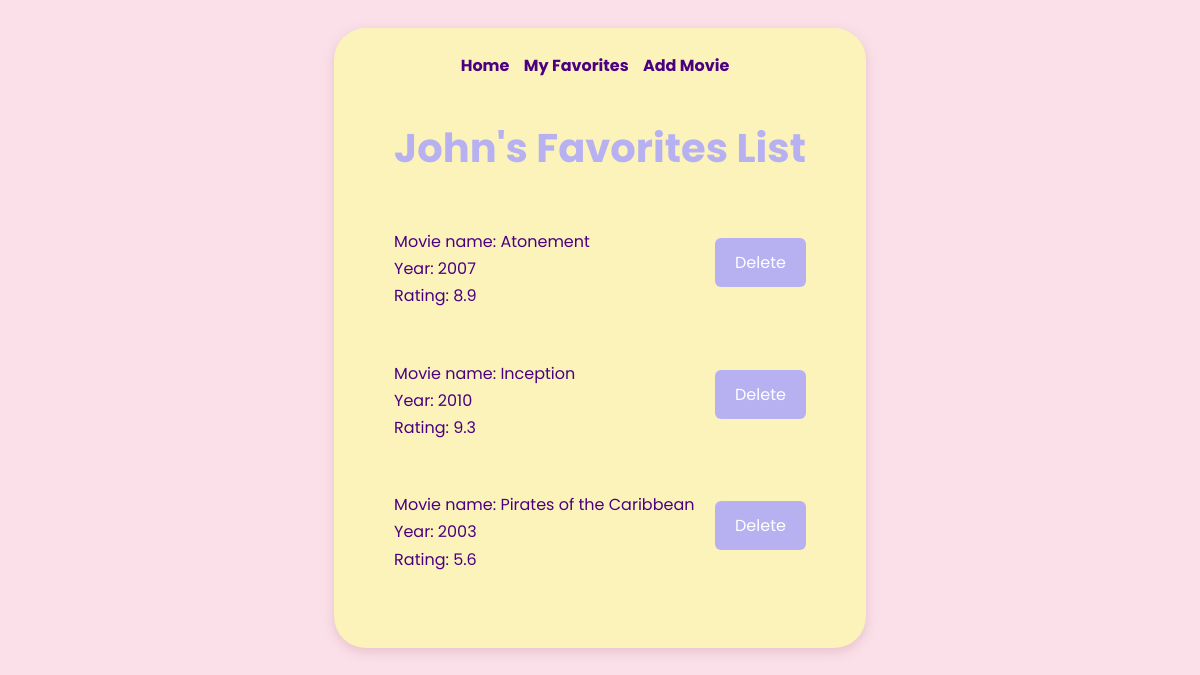
The page /users/2 on the database its author committed.
### datamanager/data_models.py (models this page shows, shortened)
class User(db.Model):
    __tablename__ = "users"
    id = Column(Integer, primary_key=True, autoincrement=True)
    name = Column(String)
    birthday = Column(Date)
    def __str__(self):
        return f"Name: {self.name}, id: {self.id}, birthday: {self.birthday}"

class Movie(db.Model):
    __tablename__ = "movies"
    id = Column(Integer, primary_key=True, autoincrement=True)
    name = Column(String)
    director = Column(String)
    year = Column(Integer)
    rating = Column (Float)

### app.py (the view)
@app.route('/users/<user_id>')
def list_user_movies(user_id):
    user = data_models.User.query.get(user_id)
    user_movies = data_manager.get_user_movies(user_id)
    return render_template('user_movies.html', user_movies=user_movies, user=user)

### datamanager/sqlite_data_manager.py (called while the page is built)
    def get_user_movies(self, user_id):
        user_movie_instances = self.models.UserMovie.query.filter_by(user_id=user_id).all()
        movie_ids = [instance.movie_id for instance in user_movie_instances]
        all_movies = self.models.Movie.query.all()
        user_movies = [movie for movie in all_movies if movie.id in movie_ids]
        return user_movies

### templates/user_movies.html (shortened to what this page needs)
<!DOCTYPE html>
<html lang="en">
<head>
    <link rel="stylesheet" href="/static/styles.css">
</head>
<body>
<main>
    <nav>
        <a class="nav_element" href="/">Home</a>
        <a class="nav_element" href="/users/{{ user.id }}">My Favorites</a>
        <a class="nav_element" href="/users/{{ user.id }}/add_movie">Add Movie</a>
    </nav>
    <h1>{{ user.name }}'s Favorites List</h1>
    <div>
        <ul>
            {% for movie in user_movies %}
            <li>
                <div>
                    Movie name: {{ movie.name }} <br>
                    Year: {{ movie.year }} <br>
                    Rating: {{ movie.rating }} <br>
                </div>
                <div>
                    <form method="POST"
                          action="{{ url_for('delete_movie_from_favs', user_id=user.id, movie_id=movie.id) }}">
                        <button type="submit">Delete</button>
                    </form>
                </div>
            </li>
            {% endfor %}
        </ul>
    </div>
</main>
</body>
</html>

### static/styles.css (style rules this page uses)
body { background-color: #FBE0E9; font-family: 'Poppins', sans-serif; color: #4B0082; display: flex; justify-content: center; }
main { background-color: #FBF3B9; border-radius: 2rem; padding: 25px 60px; margin: 20px; box-shadow: 0 4px 12px rgba(200, 150, 160, 0.4); }
nav { text-align: center; margin-bottom: 40px; }
.nav_element { text-decoration: none; font-weight: bold; color: #4B0082; margin-right: 10px; }
h1 { font-family: 'Poppins', sans-serif; font-weight: bold; font-size: 2.5em; color: #B7B1F2; text-align: center; margin-bottom: 50px; }
ul { padding: 0; list-style-type: none; }
li { display: flex; justify-content: space-between; margin-bottom: 50px; color: #4B0082; line-height: 1.7; }
form { margin-top: 10px; text-align: center; }
#update-button, form button { text-decoration: none; display: inline-block; padding: 12px 20px; background-color: #B7B1F2; color: white; border: none; border-radius: 6px; cursor: pointer; font-size: 1em; font-family: 'Poppins', sans-serif; }

### rows shown on the page
User: name "John"
Movie: name "Atonement", year "2007", rating "8.9"
Movie: name "Inception", year "2010", rating "9.3"
Movie: name "Pirates of the Caribbean", year "2003", rating "5.6"
